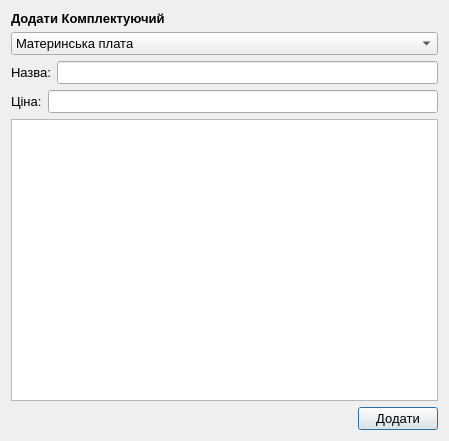
<?xml version="1.0" encoding="UTF-8"?>
<ui version="4.0">
 <class>Dialog</class>
 <widget class="QDialog" name="Dialog">
  <property name="geometry">
   <rect>
    <x>0</x>
    <y>0</y>
    <width>449</width>
    <height>441</height>
   </rect>
  </property>
  <property name="font">
   <font>
    <pointsize>10</pointsize>
   </font>
  </property>
  <property name="windowTitle">
   <string>Dialog</string>
  </property>
  <layout class="QGridLayout" name="gridLayout">
   <item row="0" column="0">
    <widget class="QLabel" name="label">
     <property name="font">
      <font>
       <pointsize>10</pointsize>
       <weight>75</weight>
       <bold>true</bold>
      </font>
     </property>
     <property name="text">
      <string>Додати Комплектуючий</string>
     </property>
    </widget>
   </item>
   <item row="1" column="0">
    <widget class="QComboBox" name="comboBox">
     <item>
      <property name="text">
       <string>Материнська плата</string>
      </property>
     </item>
     <item>
      <property name="text">
       <string>Процесор</string>
      </property>
     </item>
     <item>
      <property name="text">
       <string>Відеокарта</string>
      </property>
     </item>
     <item>
      <property name="text">
       <string>Модуль пам'яті</string>
      </property>
     </item>
     <item>
      <property name="text">
       <string>HDD/SSD</string>
      </property>
     </item>
     <item>
      <property name="text">
       <string>Блок живлення</string>
      </property>
     </item>
     <item>
      <property name="text">
       <string>Охолодження</string>
      </property>
     </item>
     <item>
      <property name="text">
       <string>Корпус</string>
      </property>
     </item>
    </widget>
   </item>
   <item row="2" column="0">
    <layout class="QHBoxLayout" name="horizontalLayout_3">
     <item>
      <widget class="QLabel" name="label_3">
       <property name="text">
        <string>Назва:</string>
       </property>
      </widget>
     </item>
     <item>
      <widget class="QLineEdit" name="name_line"/>
     </item>
    </layout>
   </item>
   <item row="3" column="0">
    <layout class="QHBoxLayout" name="horizontalLayout">
     <item>
      <widget class="QLabel" name="label_2">
       <property name="text">
        <string>Ціна:</string>
       </property>
      </widget>
     </item>
     <item>
      <widget class="QLineEdit" name="cost_line"/>
     </item>
    </layout>
   </item>
   <item row="4" column="0">
    <widget class="QTextEdit" name="text"/>
   </item>
   <item row="5" column="0">
    <layout class="QHBoxLayout" name="horizontalLayout_2">
     <item>
      <spacer name="horizontalSpacer">
       <property name="orientation">
        <enum>Qt::Horizontal</enum>
       </property>
       <property name="sizeHint" stdset="0">
        <size>
         <width>40</width>
         <height>20</height>
        </size>
       </property>
      </spacer>
     </item>
     <item>
      <widget class="QPushButton" name="btn_add">
       <property name="text">
        <string>Додати</string>
       </property>
      </widget>
     </item>
    </layout>
   </item>
  </layout>
 </widget>
 <resources/>
 <connections/>
</ui>
